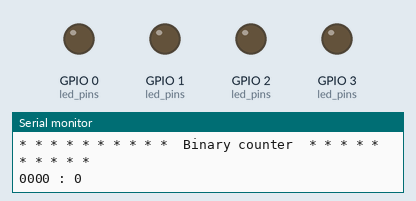
Recording of a sketch running on a simulated ESP32. On the bench: output pins drawn as LEDs (lit = HIGH), the last lines printed to the serial monitor.

Above: at 1.5 s.
At 3.5 s:
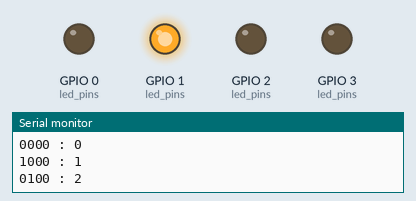
At 5.5 s:
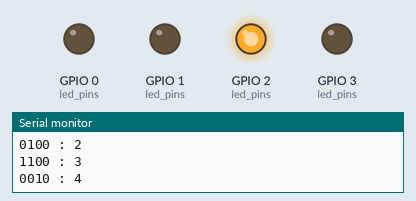
At 10.5 s:
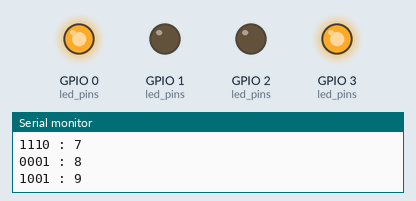
At 15.5 s:
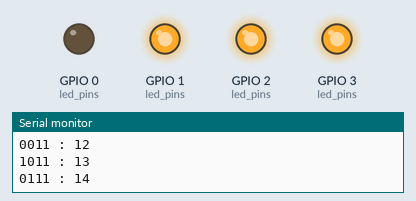
At 20.5 s:
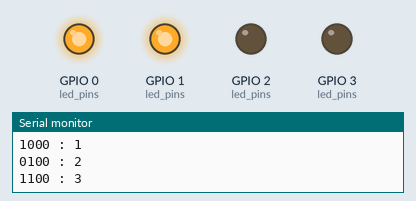
Timing chart, 0 to 21.8 s (numbered marks = the images above):
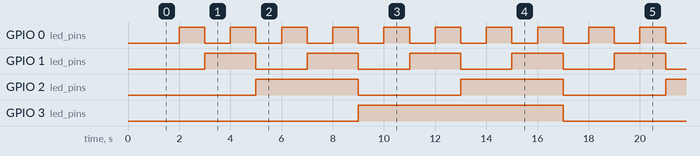

The sketch:

ESP32-10-Binary_counter.ino
```cpp
/*
 * ESP32-10-Binary_counter
 *
 * Uses 4 LEDs to make a binary counter.
 * Each LED represents a bit and we can count from 0 (0000) to 15 (1111).
 * As the LEDs show the binary value the serial display shows that and
 * the decimal equivalent.
 *
 */

int led_pins[] = {0, 1, 2, 3};

void setup() {
  Serial.begin(115200);
  delay(1000);
  Serial.println("\n\n* * * * * * * * * *  Binary counter  * * * * * * * * * *\n\n");
  for (int led_pin: led_pins) {
    pinMode(led_pin, OUTPUT); // initialize pins as outputs
  }//for
}//setup

void loop() {
  for (int i = 0; i <= 15; i++) {       // Count 0 to 15 (4 bits)
    int a = 0;                          // Bit position
    for (int led_pin: led_pins) {       // Iterate pins
      byte bitValue = bitRead(i, a);    // Read bit value for position
      Serial.print(bitValue);           // Output bit value
      digitalWrite(led_pin, bitValue);  // LED on or off based on the bit value
      a++;                              // Increment bit position
    } //for
    Serial.print(" : ");                // Output colon as separator
    Serial.println(i);                  // Output int value with new line
    delay(1000);                        // Wait before next integer
  } //for
}//loop()

//EOF
```

Measured:
- by itself, GPIO 0 (led_pins): alternates HIGH for 1.0 s and LOW for 1.0 s
- by itself, GPIO 1 (led_pins): alternates HIGH for 2.0 s and LOW for 2.0 s
- by itself, GPIO 2 (led_pins): alternates HIGH for 4.0 s and LOW for 4.0 s
- by itself, GPIO 3 (led_pins): alternates HIGH for 8.0 s and LOW for 8.0 s
